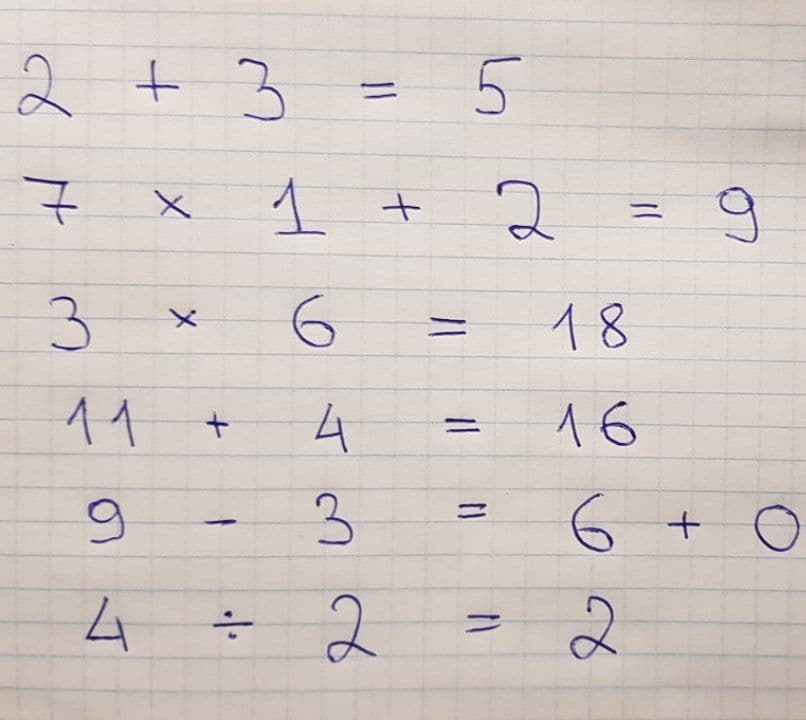
#> input picture src/experiments/full_problem.jpg, 806 x 720 px
$ python -i image.py   (imports and definitions only)   (older library calls are emulated)
#> lines starting #> are read from the running program, lines starting #| are printed output that depends on the picture; after the words box and inside, x2 and y2 are one past the last pixel; in counts of white or black regions, pixels touching at a corner belong together
import cv2
import numpy as np
import matplotlib.pyplot as plt
from functools import cmp_to_key


class Image:
    """Library for image transforming."""

    # [39 lines left out: functions bgr_to_mnist, mnist_filter, otsu, filter_image_using_hist, not called in this run]

    @staticmethod
    def filter_image_laplacian(img, fileNum=None, is_bgr=True, c=1.3, blur_ker=(9, 9), block=11):
        block_agf = 11
        c_agf = 4.5

        if is_bgr:
            gray = cv2.cvtColor(img, cv2.COLOR_BGR2GRAY)
        else:
            gray = img
        if blur_ker is not None:
            gray = cv2.blur(gray, blur_ker)

        laplace = cv2.Laplacian(gray, cv2.CV_8UC1)
        bin_lap = cv2.adaptiveThreshold(laplace, 255, cv2.ADAPTIVE_THRESH_GAUSSIAN_C, cv2.THRESH_BINARY, block, c)

        return ~bin_lap

    # [33 lines left out: functions filter_image_adaptive_gaussian, filter_image_sobel, not called in this run]

    @staticmethod
    def _are_same_line(r1, r2):
        inter_length = max(min(r1[3], r2[3]) - max(r1[1], r2[1]), 0)
        return inter_length > min(r2[3] - r2[1], r1[3] - r1[1]) // 2

    @staticmethod
    def detect_digits(img, file_num=None):
        kernel = (5, 5)
        h, w = img.shape[:2]
        img_res = Image.filter_image_laplacian(img, file_num)
        element = cv2.getStructuringElement(cv2.MORPH_RECT, kernel)
        operations = [cv2.MORPH_CLOSE, cv2.MORPH_DILATE] * 3
        for op in operations:
            img_res = cv2.morphologyEx(img_res, op, element)

        contours, hierarchy = cv2.findContours(img_res, cv2.RETR_EXTERNAL, cv2.CHAIN_APPROX_NONE)
        rects = [cv2.boundingRect(c) for c in contours]

        def calculate_rect_points(r, w, h):
            x0, y0, dx, dy = r
            if not (w / 4 > dx > w / 100 and h / 4 > dy):
                return None

            x0 = max(0, int(x0 - dx * 0.04))
            x1 = min(w, int(x0 + dx * 1.08))
            y0 = max(0, int(y0 - dy * 0.04))
            y1 = min(h, int(y0 + dy * 1.08))

            if dx > dy:
                y0 = max(0, int(y0 - (dx - dy) * 0.54))
                if y0 == 0:
                    y1 = int(dx * 1.08)
                else:
                    y1 = min(h, int(y1 + (dx - dy) * 0.54))
                    if y1 == h:
                        y0 = int(h - dx * 1.08)

            return x0, y0, x1, y1

        def compare_rectangles(r1, r2):
            if Image._are_same_line(r1, r2):
                return r1[0] - r2[0]
            return r1[1] - r2[1]

        rect_points = [calculate_rect_points(r, w, h) for r in rects]
        return sorted(rect_points, key=cmp_to_key(compare_rectangles))

    # [26 lines left out: functions detect_lines, cut_lines, cut_digits, not called in this run]

>>> import cv2
>>> picture = cv2.imread('../experiments/full_problem.jpg')
#> picture is the input picture: shape (720, 806, 3); mean B, G, R 198.8, 203, 211
>>> result = Image().detect_digits(picture)
#> in filter_image_laplacian, `gray = cv2.blur(gray, blur_ker)`:
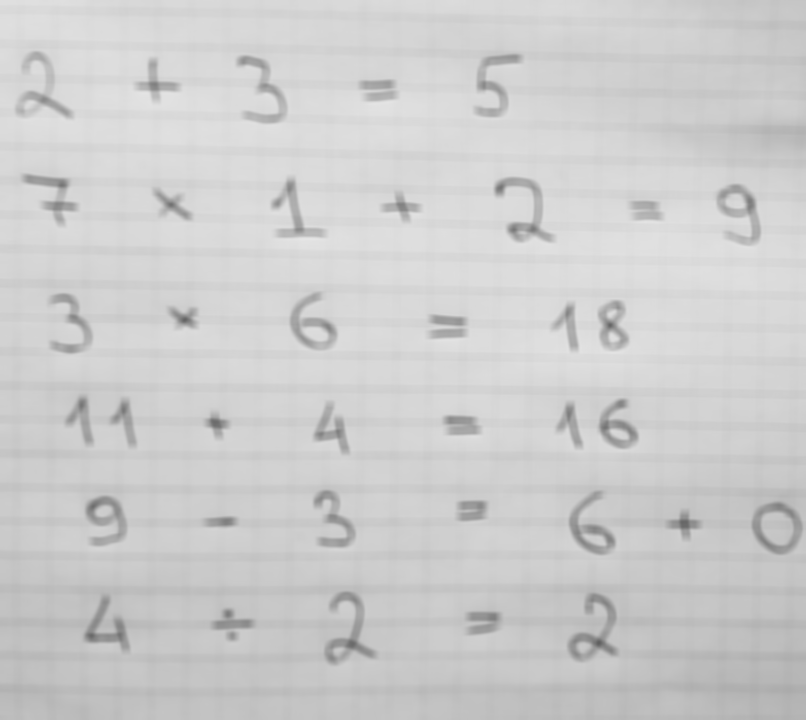
#> gray: shape (720, 806); min 96, max 229, mean 204.9
#> in filter_image_laplacian, `laplace = cv2.Laplacian(gray, cv2.CV_8UC1)`:
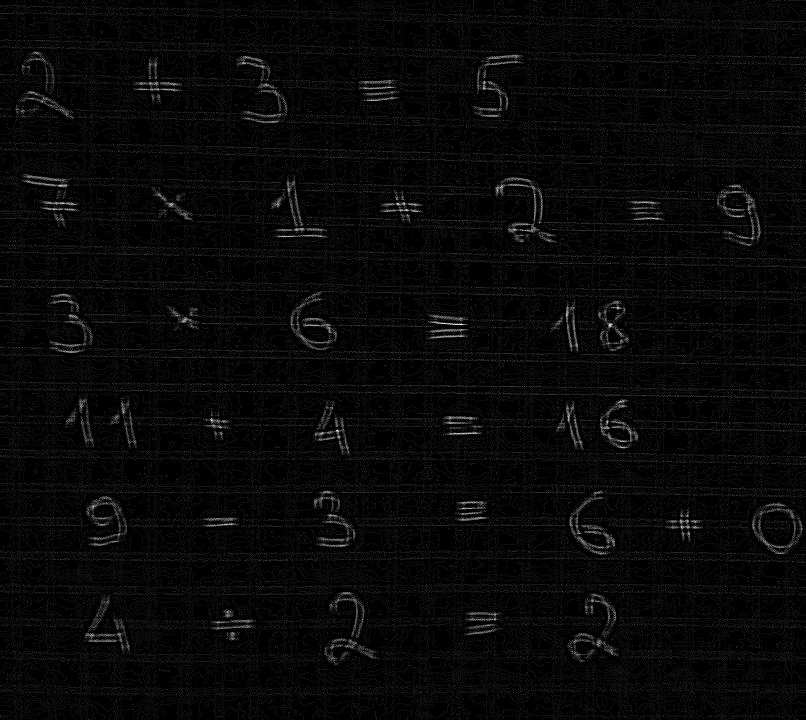
#> laplace: shape (720, 806); min 0, max 20, mean 0.584; drawn with min black and max white
#> in filter_image_laplacian, `bin_lap = cv2.adaptiveThreshold(laplace, 255, cv2.ADAPTIVE_THRESH_GAUS..`:
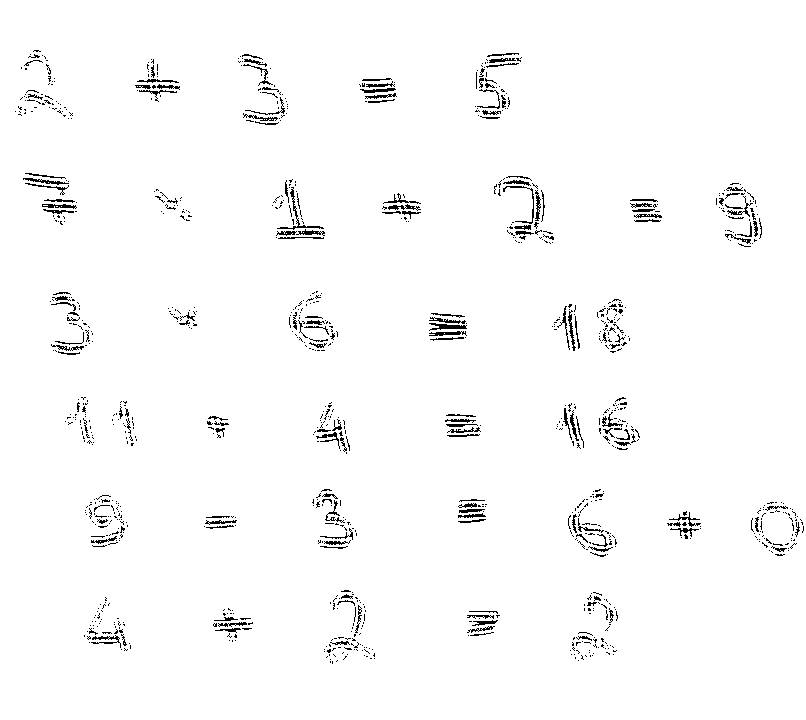
#> bin_lap: shape (720, 806); 97.9% white; black in thin lines or dots, all inside (x1, y1, x2, y2) = (15, 50, 804, 664)
#> the loop in detect_digits, `for op in operations:` made 6 passes
#> pass 1, in detect_digits, `img_res = cv2.morphologyEx(img_res, op, element)`:
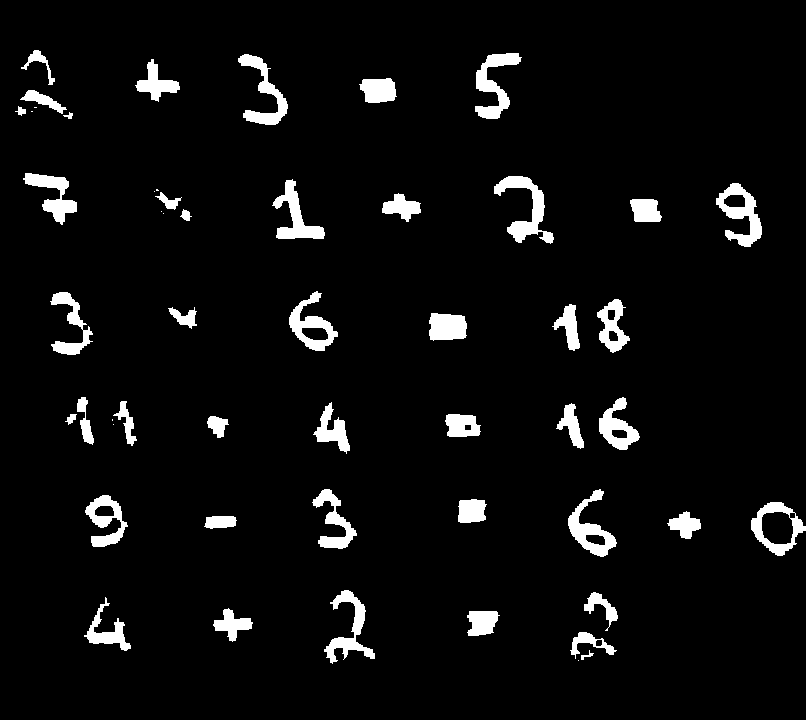
#> img_res: shape (720, 806); 5.2% white; 53 white regions (9 under 20 px), largest, box (x1, y1, x2, y2) and area: (494, 176, 554, 244) 1421, (716, 183, 762, 247) 1293, (475, 53, 522, 119) 1274
#> pass 2, in detect_digits, `img_res = cv2.morphologyEx(img_res, op, element)`:
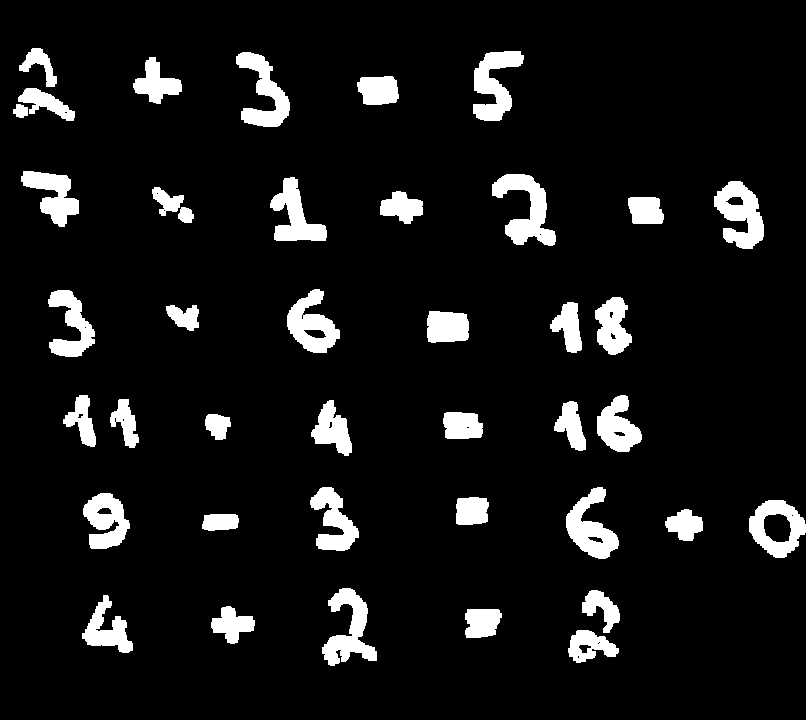
#> img_res: shape (720, 806); 8.3% white; 41 white regions, largest, box (x1, y1, x2, y2) and area: (492, 174, 556, 246) 2175, (714, 181, 764, 249) 2017, (322, 588, 377, 666) 2001
#> pass 3, in detect_digits, `img_res = cv2.morphologyEx(img_res, op, element)`:
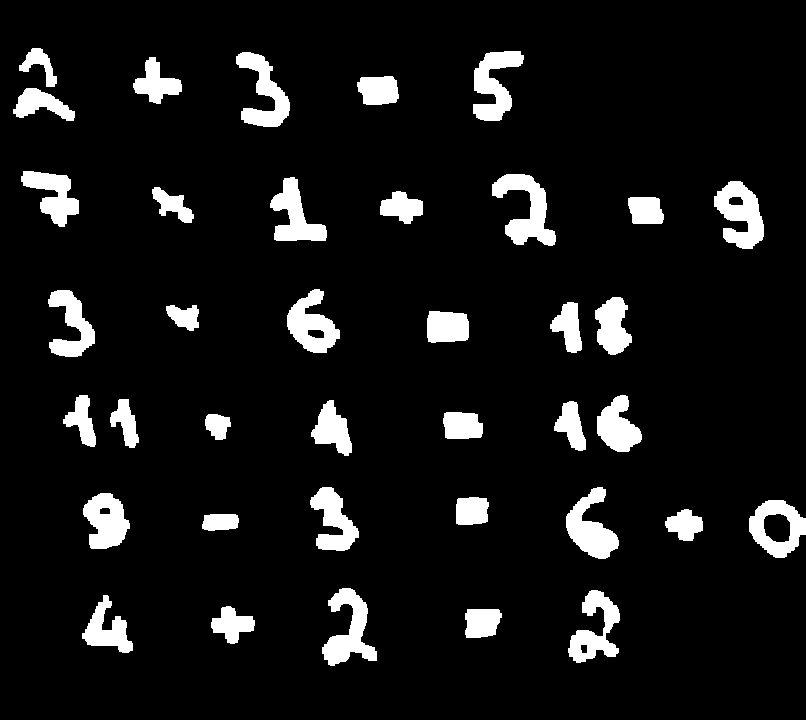
#> img_res: shape (720, 806); 8.4% white; 38 white regions, largest, box (x1, y1, x2, y2) and area: (492, 174, 556, 246) 2193, (322, 588, 377, 666) 2050, (714, 181, 764, 249) 2043
#> after the loop in detect_digits, `for op in operations:`:
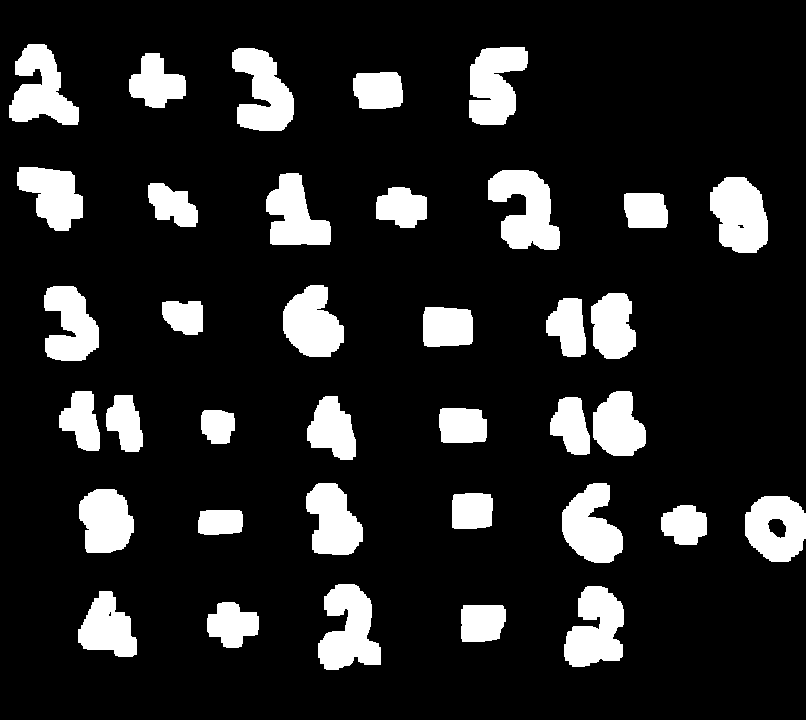
#> img_res: shape (720, 806); 14.5% white; 37 white regions
#> in detect_digits, `contours, hierarchy = cv2.findContours(img_res, cv2.RETR_EXTERNAL, cv2..`: contours = 37 contours; largest, box (x1, y1, x2, y2) and area: (488, 170, 560, 250) 3536, (318, 584, 381, 670) 3396, (710, 177, 768, 253) 3271, (564, 586, 624, 667) 3248, (469, 47, 528, 125) 3165
#> in detect_digits, `rects = [cv2.boundingRect(c) for c in contours]`: rects = 37 items, first 6: (461, 605, 45, 37), (207, 602, 52, 46), (78, 591, 59, 66), (564, 586, 60, 81), (318, 584, 63, 86), (198, 510, 45, 25)
#> in detect_digits, `rect_points = [calculate_rect_points(r, w, h) for r in rects]`: rect_points = 37 items, first 6: (459, 598, 507, 646), (204, 596, 260, 652), (75, 588, 138, 659), (561, 582, 625, 669), (315, 580, 383, 672), (196, 498, 244, 546)
#> result = 37 items, first 6: (6, 40, 81, 127), (126, 48, 187, 110), (229, 44, 295, 133), (351, 62, 405, 116), (466, 43, 529, 127), (14, 162, 85, 234)
